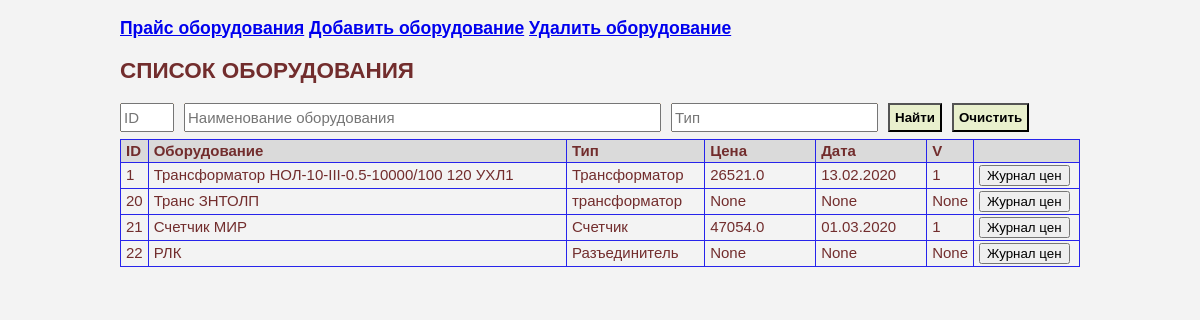
Page /eqip_prices on the committed database.
### tables this page shows
CREATE TABLE prices (
                            id integer not null primary key autoincrement,
                            id_eq integer not null,
                            price real not null,
                            date date,
                            actual integer, 
                            foreign key (id_eq) references equips(id));

CREATE TABLE equips (
                            id integer not null primary key autoincrement,
                            equip text not null COLLATE NOCASE,
                            type text COLLATE NOCASE);

### app_equip.py (the view)
@app.route('/')
@app.route('/eqip_prices', methods=['GET','POST'])
def eqip_prices() -> str:
    dbs = db_sqlite.EquipDB()
    s_id = request.form.get('search_id','')
    s_name_eq = request.form.get('search_name_eq','')
    s_type_eq = request.form.get('search_type_eq','')
    result = dbs.get_eqips(id = s_id, name_eq = s_name_eq, type_eq = s_type_eq)
    return render_template('eqip_prices.html', the_title='CПИСОК ОБОРУДОВАНИЯ', the_results=result)

### db_sqlite.py (called while the page is built)
def sqlite_lower(value_):
        return value_.lower()

    def get_eqips(self, id="", name_eq="", type_eq=""):
        with sqlite3.connect(self._database) as connection:
            connection.create_collation("NOCASE", ignore_case_collation)
            connection.create_function("LOWER", 1, sqlite_lower)
            connection.create_function("UPPER", 1, sqlite_upper)
            result = connection.execute("""select eq.id, eq.equip, eq.type, pr.id_eq, pr.price, pr.date, pr.actual from equips as eq
                        LEFT OUTER JOIN (select * from prices where actual=1) as pr
                        ON eq.id =pr.id_eq
                        where eq.id LIKE ? and LOWER(eq.equip) LIKE ? and LOWER(eq.type) LIKE ?""", (f'%{id}%',f'%{name_eq.lower()}%', f'%{type_eq.lower()}%'))
        return result

### templates/eqip_prices.html
{% extends 'base.html' %}
{% block body %}
<h2>{{ the_title }}</h2>
<form method='POST' action='/eqip_prices'>
    <div class="div_float">
        <input class='input_filtr' name='search_id' type='TEXT' value='' placeholder="ID" size="3">
    </div>
    <div class="div_float">
        <input class='input_filtr' name='search_name_eq' type='TEXT' value="" placeholder="Наименование оборудования" size="50">
    </div>
    <div class="div_float">
        <input class='input_filtr' name='search_type_eq' type='TEXT' value="" placeholder="Тип">
    </div>
    <div class="div_float">
        <input class='form_bottom' value='Найти' type='SUBMIT'>
    </div>
    <div class="div_float">
        <input class='form_bottom' value='Очистить' type='Reset'>
    </div>
</form>
<br>
<br>
<form method='POST' action='/1_equip'>
<table class="table">
<thead>
    <tr>
        <td width=10px>ID</td>
        <td>Оборудование</td>
        <td>Тип</td>
        <td width=100px>Цена</td>
        <td width=100px>Дата</td>
        <td width=10px>V</td>
        <td width=95px> </td>
    </tr>
</thead>
<tbody>
    {% for i in the_results %}
        <tr>
            <td>{{i[0]}}</td>
            <td>{{i[1]}}</td>
            <td>{{i[2]}}</td>
            <td>{{i[4]}}</td>
            <td>{{i[5]}}</td>
            <td>{{i[6]}}</td>
            <td><button name='id_1_eq' value={{i[0]}} type='SUBMIT'>Журнал цен</button></td>
        </tr>
    {% endfor %}
</tbody>
</table>
</form>
{% endblock %}

### static/main.css (style rules this page uses)
body { font-family: Arial, sans-serif; font-size: 15px; line-height: 1.2; color: #722d2d; background-color: #f3f3f3; margin-left: 10%; margin-right: 10%; margin-top: 0%; margin-bottom: 0%; }
.div_float { float: left; margin-left: 0; margin-right: 10px; }
.input_filtr { height: 23px; font-size: 15px; }
.form_bottom { font-weight: bold; background-color: #e9f0cd; padding: 5px; }
div { background-color: #f3e1cb; margin-left: 10px; margin-right: 10px; }
.table { border: 1px solid #2724eb; width: 100%; border-collapse: collapse; table-layout: auto; }
.table thead { background-color: #dadada; font-weight: bold; }
.table td { border: 1px solid #2724eb; padding: 2px 5px; }

### rows in the picture
prices: i "1", equip "Трансформатор НОЛ-10-III-0.5-10000/100 120 УХЛ1", type "Трансформатор", price "26521.0", date "13.02.2020", actual "1"
equips: id "20", equip "Транс ЗНТОЛП", type "трансформатор", i "None"
prices: i "21", equip "Счетчик МИР", type "Счетчик", price "47054.0", date "01.03.2020", actual "1"
equips: id "22", equip "РЛК", type "Разъединитель", i "None"

### other values in the picture
{{ the_title }} "CПИСОК ОБОРУДОВАНИЯ"
